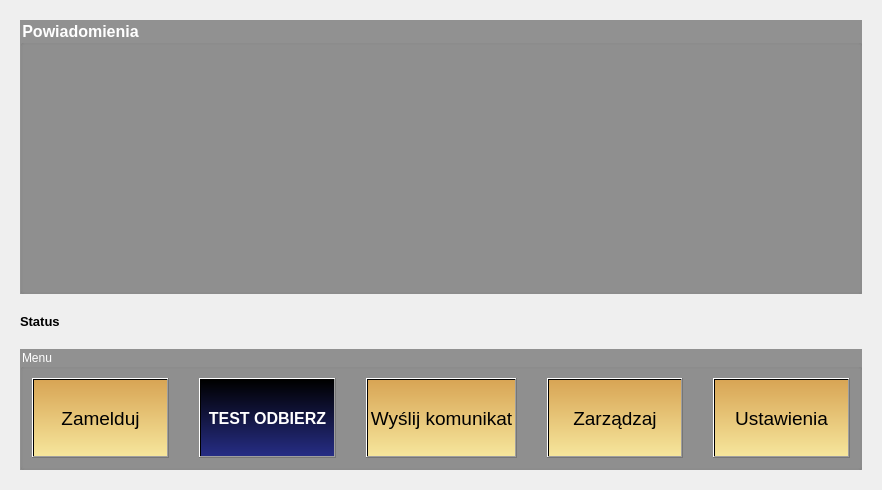
<?xml version="1.0" encoding="UTF-8"?>
<ui version="4.0">
 <class>Hotel_menu</class>
 <widget class="QDialog" name="Hotel_menu">
  <property name="geometry">
   <rect>
    <x>0</x>
    <y>0</y>
    <width>882</width>
    <height>490</height>
   </rect>
  </property>
  <property name="windowTitle">
   <string>Dialog</string>
  </property>
  <property name="styleSheet">
   <string notr="true">#Hotel_menu{border-image: url(:/img/img/main_bg_2.jpg);}</string>
  </property>
  <layout class="QGridLayout" name="gridLayout_2">
   <property name="leftMargin">
    <number>20</number>
   </property>
   <property name="topMargin">
    <number>20</number>
   </property>
   <property name="rightMargin">
    <number>20</number>
   </property>
   <property name="bottomMargin">
    <number>20</number>
   </property>
   <property name="spacing">
    <number>20</number>
   </property>
   <item row="0" column="0">
    <widget class="QGroupBox" name="groupBox">
     <property name="sizePolicy">
      <sizepolicy hsizetype="Preferred" vsizetype="Expanding">
       <horstretch>0</horstretch>
       <verstretch>0</verstretch>
      </sizepolicy>
     </property>
     <property name="font">
      <font>
       <family>Arial</family>
       <pointsize>12</pointsize>
       <weight>75</weight>
       <bold>true</bold>
      </font>
     </property>
     <property name="styleSheet">
      <string notr="true">#groupBox{background-color: rgba(0, 0, 0, 100);color:white;}</string>
     </property>
     <property name="title">
      <string>Powiadomienia</string>
     </property>
     <layout class="QVBoxLayout" name="verticalLayout_2">
      <property name="spacing">
       <number>0</number>
      </property>
      <property name="leftMargin">
       <number>0</number>
      </property>
      <property name="topMargin">
       <number>0</number>
      </property>
      <property name="rightMargin">
       <number>0</number>
      </property>
      <property name="bottomMargin">
       <number>0</number>
      </property>
      <item>
       <widget class="QScrollArea" name="scrollArea">
        <property name="sizePolicy">
         <sizepolicy hsizetype="Expanding" vsizetype="Ignored">
          <horstretch>0</horstretch>
          <verstretch>0</verstretch>
         </sizepolicy>
        </property>
        <property name="styleSheet">
         <string notr="true">background-color:transparent;</string>
        </property>
        <property name="widgetResizable">
         <bool>true</bool>
        </property>
        <widget class="QWidget" name="scrollArea_requests">
         <property name="geometry">
          <rect>
           <x>0</x>
           <y>0</y>
           <width>838</width>
           <height>258</height>
          </rect>
         </property>
         <property name="styleSheet">
          <string notr="true"/>
         </property>
         <layout class="QGridLayout" name="layout_request_old">
          <property name="leftMargin">
           <number>0</number>
          </property>
          <property name="topMargin">
           <number>0</number>
          </property>
          <property name="rightMargin">
           <number>0</number>
          </property>
          <property name="bottomMargin">
           <number>0</number>
          </property>
          <property name="spacing">
           <number>0</number>
          </property>
          <item row="0" column="0">
           <widget class="QWidget" name="widget_requests" native="true"/>
          </item>
         </layout>
        </widget>
       </widget>
      </item>
     </layout>
    </widget>
   </item>
   <item row="2" column="0">
    <widget class="QGroupBox" name="groupBox_2">
     <property name="styleSheet">
      <string notr="true">#groupBox_2{background-color: rgba(0, 0, 0, 100);color:white;}</string>
     </property>
     <property name="title">
      <string>Menu</string>
     </property>
     <layout class="QHBoxLayout" name="horizontalLayout_2">
      <property name="spacing">
       <number>30</number>
      </property>
      <item>
       <widget class="QPushButton" name="pushButton_Zamelduj">
        <property name="minimumSize">
         <size>
          <width>0</width>
          <height>80</height>
         </size>
        </property>
        <property name="font">
         <font>
          <family>Arial</family>
          <pointsize>14</pointsize>
         </font>
        </property>
        <property name="styleSheet">
         <string notr="true">background-color: qlineargradient(spread:pad, x1:0, y1:0, x2:0, y2:1, stop:0 rgba(216, 165, 85, 255), stop:1 rgba(246, 230,156, 255));</string>
        </property>
        <property name="text">
         <string>Zamelduj</string>
        </property>
       </widget>
      </item>
      <item>
       <widget class="QPushButton" name="pushButton">
        <property name="minimumSize">
         <size>
          <width>0</width>
          <height>80</height>
         </size>
        </property>
        <property name="font">
         <font>
          <family>Arial</family>
          <pointsize>12</pointsize>
          <weight>75</weight>
          <bold>true</bold>
         </font>
        </property>
        <property name="styleSheet">
         <string notr="true">background-color: qlineargradient(spread:pad, x1:0, y1:1, x2:0, y2:0, stop:0 rgba(38, 45, 133, 255), stop:0.994318 rgba(0, 0, 0, 255));color:white</string>
        </property>
        <property name="text">
         <string>TEST ODBIERZ</string>
        </property>
       </widget>
      </item>
      <item>
       <widget class="QPushButton" name="pushButton_Wymelduj">
        <property name="minimumSize">
         <size>
          <width>0</width>
          <height>80</height>
         </size>
        </property>
        <property name="font">
         <font>
          <family>Arial</family>
          <pointsize>14</pointsize>
         </font>
        </property>
        <property name="styleSheet">
         <string notr="true">background-color: qlineargradient(spread:pad, x1:0, y1:0, x2:0, y2:1, stop:0 rgba(216, 165, 85, 255), stop:1 rgba(246, 230,156, 255));</string>
        </property>
        <property name="text">
         <string>Wyślij komunikat</string>
        </property>
       </widget>
      </item>
      <item>
       <widget class="QPushButton" name="pushButton_Zarzadzaj">
        <property name="minimumSize">
         <size>
          <width>0</width>
          <height>80</height>
         </size>
        </property>
        <property name="font">
         <font>
          <family>Arial</family>
          <pointsize>14</pointsize>
         </font>
        </property>
        <property name="styleSheet">
         <string notr="true">background-color: qlineargradient(spread:pad, x1:0, y1:0, x2:0, y2:1, stop:0 rgba(216, 165, 85, 255), stop:1 rgba(246, 230,156, 255));</string>
        </property>
        <property name="text">
         <string>Zarządzaj</string>
        </property>
       </widget>
      </item>
      <item>
       <widget class="QPushButton" name="pushButton_Ustawienia">
        <property name="minimumSize">
         <size>
          <width>0</width>
          <height>80</height>
         </size>
        </property>
        <property name="font">
         <font>
          <family>Arial</family>
          <pointsize>14</pointsize>
         </font>
        </property>
        <property name="styleSheet">
         <string notr="true">background-color: qlineargradient(spread:pad, x1:0, y1:0, x2:0, y2:1, stop:0 rgba(216, 165, 85, 255), stop:1 rgba(246, 230,156, 255));</string>
        </property>
        <property name="text">
         <string>Ustawienia</string>
        </property>
       </widget>
      </item>
     </layout>
    </widget>
   </item>
   <item row="1" column="0">
    <widget class="QLabel" name="label_info">
     <property name="font">
      <font>
       <family>Arial</family>
       <pointsize>10</pointsize>
       <weight>75</weight>
       <bold>true</bold>
      </font>
     </property>
     <property name="text">
      <string>Status</string>
     </property>
    </widget>
   </item>
  </layout>
 </widget>
 <resources/>
 <connections/>
</ui>
